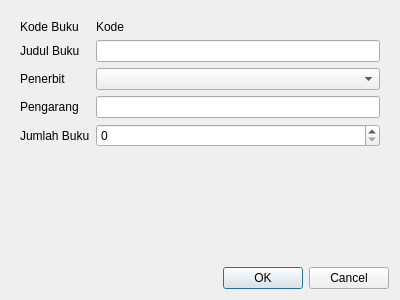
<?xml version="1.0" encoding="UTF-8"?>
<ui version="4.0">
 <class>EditDialog</class>
 <widget class="QDialog" name="EditDialog">
  <property name="geometry">
   <rect>
    <x>0</x>
    <y>0</y>
    <width>400</width>
    <height>300</height>
   </rect>
  </property>
  <property name="windowTitle">
   <string>Dialog</string>
  </property>
  <layout class="QVBoxLayout" name="verticalLayout">
   <item>
    <widget class="QWidget" name="widget" native="true">
     <layout class="QFormLayout" name="formLayout">
      <item row="0" column="0">
       <widget class="QLabel" name="label">
        <property name="text">
         <string>Kode Buku</string>
        </property>
       </widget>
      </item>
      <item row="0" column="1">
       <widget class="QLabel" name="labelKodeBuku">
        <property name="text">
         <string>Kode</string>
        </property>
       </widget>
      </item>
      <item row="1" column="0">
       <widget class="QLabel" name="label_2">
        <property name="text">
         <string>Judul Buku</string>
        </property>
        <property name="wordWrap">
         <bool>false</bool>
        </property>
       </widget>
      </item>
      <item row="1" column="1">
       <widget class="QLineEdit" name="editJudul"/>
      </item>
      <item row="2" column="0">
       <widget class="QLabel" name="label_5">
        <property name="text">
         <string>Penerbit</string>
        </property>
       </widget>
      </item>
      <item row="2" column="1">
       <widget class="QComboBox" name="comboPenerbit"/>
      </item>
      <item row="3" column="0">
       <widget class="QLabel" name="label_4">
        <property name="text">
         <string>Pengarang</string>
        </property>
       </widget>
      </item>
      <item row="3" column="1">
       <widget class="QLineEdit" name="editPengarang"/>
      </item>
      <item row="4" column="0">
       <widget class="QLabel" name="label_3">
        <property name="text">
         <string>Jumlah Buku</string>
        </property>
       </widget>
      </item>
      <item row="4" column="1">
       <widget class="QSpinBox" name="spinJumlahBuku"/>
      </item>
     </layout>
    </widget>
   </item>
   <item>
    <spacer name="verticalSpacer">
     <property name="orientation">
      <enum>Qt::Vertical</enum>
     </property>
     <property name="sizeHint" stdset="0">
      <size>
       <width>20</width>
       <height>91</height>
      </size>
     </property>
    </spacer>
   </item>
   <item>
    <widget class="QDialogButtonBox" name="buttonBox">
     <property name="orientation">
      <enum>Qt::Horizontal</enum>
     </property>
     <property name="standardButtons">
      <set>QDialogButtonBox::Cancel|QDialogButtonBox::Ok</set>
     </property>
    </widget>
   </item>
  </layout>
 </widget>
 <resources/>
 <connections>
  <connection>
   <sender>buttonBox</sender>
   <signal>accepted()</signal>
   <receiver>EditDialog</receiver>
   <slot>accept()</slot>
   <hints>
    <hint type="sourcelabel">
     <x>248</x>
     <y>254</y>
    </hint>
    <hint type="destinationlabel">
     <x>157</x>
     <y>274</y>
    </hint>
   </hints>
  </connection>
  <connection>
   <sender>buttonBox</sender>
   <signal>rejected()</signal>
   <receiver>EditDialog</receiver>
   <slot>reject()</slot>
   <hints>
    <hint type="sourcelabel">
     <x>316</x>
     <y>260</y>
    </hint>
    <hint type="destinationlabel">
     <x>286</x>
     <y>274</y>
    </hint>
   </hints>
  </connection>
 </connections>
</ui>
